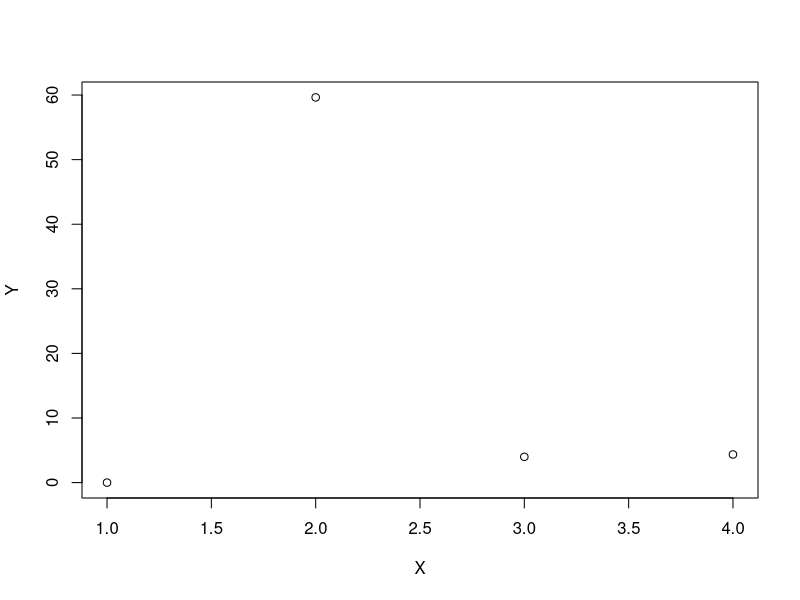
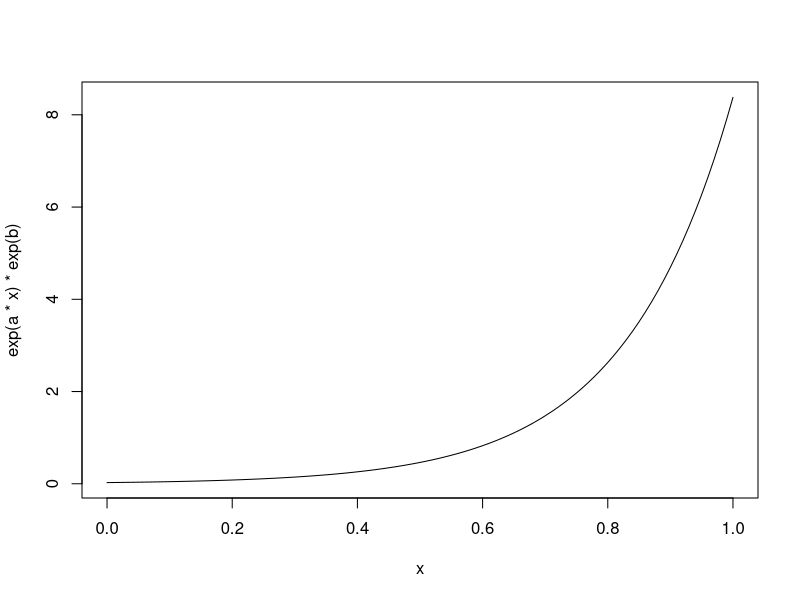

Source code (R) for these figures, in order:
x <- c(1, 2, 3, 4)
y <- c(1, log(2)* exp(20*3), 54, 78)
n <- length(x)


NonLinReg <- function(X, Y) {
  Y <- log(Y)
  a <- CalcA(X, Y)
  b <- CalcB(X, Y)
  plot(X, Y)
  curve(exp(a* x) * exp(b))
}

CalcA <- function(X, Y) {
  sumX <- Summary(X)
  sumY <- Summary(Y)
  sumXY <- Summary(X, Y)
  sumXSquared <- Summary(X, X)
  
  upper <- (sumXY * n) - (sumY * (-sumX))
  lower <- (sumXSquared * n) - (sumX * (-sumX))
  return(upper / lower)
}

CalcB <- function(X, Y) {
  sumX <- Summary(X)
  sumY <- Summary(Y)
  sumXY <- Summary(X, Y)
  sumXSquared <- Summary(X, X)
  
  upper <- (sumX * sumY) - (sumX * sumXY)
  lower <- (sumXSquared * n) - (sumX * (-sumX))
  return(upper / lower)
}

Summary <- function(X, Y) {
  sum <- 0
  
  if (missing(Y)) {
    for (i in seq_along(X)) {
      sum <- sum + X[i]
    }
    return(sum)
  }
  
  for (i in seq_along(X)) {
    sum <- sum + X[i] * Y[i]
  }
  return(sum)
}
NonLinReg(x, y)